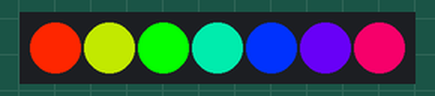
Simulated run of this sketch. Board: Arduino Uno, built with avr-gcc and run on an emulated ATmega328P. Shown: 7 RGB LEDs in strip order, left to right. The strip is taken to match the declared colour order.

Above: at 0.11 s.
At 2.36 s:
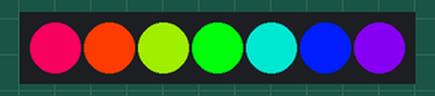
At 4.76 s:
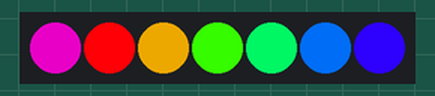
At 9.71 s:
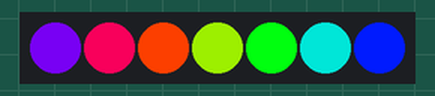
At 14.21 s:
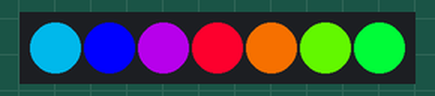
At 19.16 s:
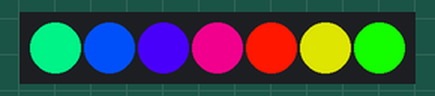
Timing chart, 0 to 40.0 s (numbered marks = the images above):
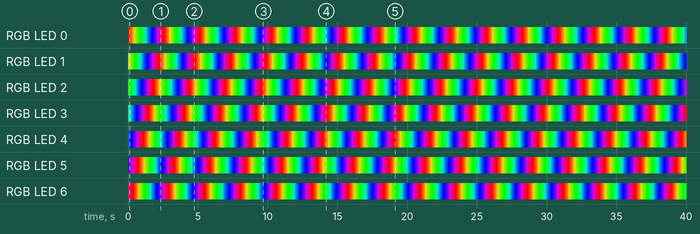

Measured:
- by itself, everything shown: repeats every 18.0 s, in 360 steps

The sketch:

pl.ino
```cpp
#include  <Adafruit_NeoPixel.h>

#define strand_Pin 6
#define strand_Pixels 7

// Parameter 1 = number of pixels in strip
// Parameter 2 = Arduino pin number (most are valid)
// Parameter 3 = pixel type flags, add together as needed:
//   NEO_KHZ800  800 KHz bitstream (most NeoPixel products w/WS2812 LEDs)
//   NEO_KHZ400  400 KHz (classic 'v1' (not v2) FLORA pixels, WS2811 drivers)
//   NEO_GRB     Pixels are wired for GRB bitstream (most NeoPixel products)
//   NEO_RGB     Pixels are wired for RGB bitstream (v1 FLORA pixels, not v2)
Adafruit_NeoPixel strip = Adafruit_NeoPixel(strand_Pixels, strand_Pin, NEO_RGB + NEO_KHZ800);

const float pi = 3.14;      // π
unsigned long current_time; // 現在時間
unsigned long strand_time;  // ストランド配色変更時間
int led_data[3];            // 0:R, 1:G 2:B

double limit;
int strand_pos = 0;
int strand_interval = 360 / strand_Pixels;

void setup() {
//  Serial.begin(9600);

  strip.begin();
  strip.show();             // Initialize all pixels to 'off'

  limit = cos(pi * 2 / 3) + 1;
}

void loop() {
  current_time = millis();  // 現在時間を保存

  if(strand_time < current_time) {       // 時間になったら・・・
    for(int i=0; i<strand_Pixels; i++) { // 各ピクセルのRGB値を設定
      for(int j = 0; j < 3; j++) {       // 0:R, 1:G 2:B
         led_data[j] = constrain((cos((pi * 2 * ((strand_interval * i) + strand_pos)/360) - (pi * j * 2 / 3)) + 1 - limit) * 171, 0, 255);
      }
      strip.setPixelColor(i, led_data[0], led_data[1], led_data[2]);
      if(++strand_pos >= 360) strand_pos = 0;
    }
// Serial.print(led_data[0]);
// Serial.print(",\t");
// Serial.print(led_data[1]);
// Serial.print(",\t");
// Serial.println(led_data[2]);

    strip.show();        // ピクセルデータ転送
    strand_time += 50;   // 次の処理は50ms後
  }
}
```
